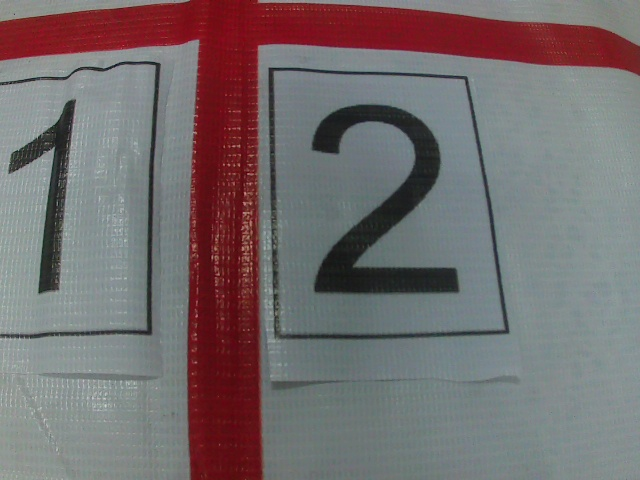
#> input picture raspberrypi_dev/img_detect/Test/image/captured_image_dir/img_2.jpg, 640 x 480 px
$ python pre_detected_deal.py
#> lines starting #> are read from the running program, lines starting #| are printed output that depends on the picture; after the words box and inside, x2 and y2 are one past the last pixel; in counts of white or black regions, pixels touching at a corner belong together
import cv2
import os.path as osp
import numpy as np

# 获取路径
script_dir = osp.dirname(__file__)
img_dir = osp.join(script_dir, 'image')
captured_img_dir = osp.join(img_dir, 'captured_image_dir')


# resize function
# function: 按照指定的宽度或者高度进行等比例缩放
def resize(img, width=None, height=None, inter=cv2.INTER_AREA):
    # 初始化缩放比例，并获取图像尺寸
    dim = None
    (h, w) = img.shape[:2]

    # 如果宽度和高度均为0，则返回原图像
    if width is None and height is None:
        return img

    # 计算宽高比
    if width is None:
        r = height / float(h)
        dim = (int(w*r), height)
    else:
        r = width / float(w)
        dim = (width, int(h*r))

    # 缩放图像
    resized = cv2.resize(img, dim, interpolation=inter)

    # 返回缩放后的图像
    return resized

# [51 lines left out: functions order_points, four_point_transform, not called in this run]


def cv_show(img):
    cv2.imshow('image', img)
    cv2.waitKey(0)
    cv2.destroyAllWindows()
#############################################################
# 思路：    step 1 读取图像并转换为灰度图像
#           step 2 高斯滤波
#           step 3 开运算
#           step 4 应用二值化
#           step 5 边缘检测
#           step 6 轮廓检测
#           step 7 仿射变换
#           step 8 OCR识别
#############################################################


# 读取输入数据
img = cv2.imread(osp.join(captured_img_dir, 'img_2.jpg'))
#> img is the input picture: shape (480, 640, 3); mean B, G, R 110, 108.5, 117

# 图像resize
ratio = img.shape[0] / 500.0
#> ratio = 0.96
orig_img = img.copy()

#! 图像预处理

# 图像缩放
img = resize(orig_img, height=500)

# 图像转换成灰度图
gray_img = cv2.cvtColor(img, cv2.COLOR_BGR2GRAY)
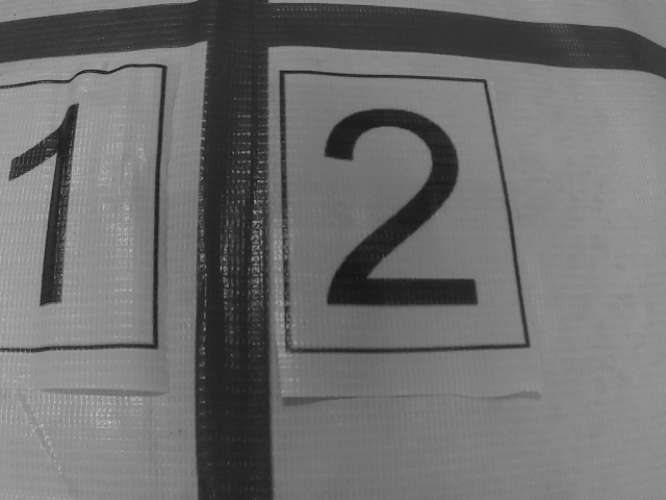
#> gray_img: shape (500, 666); min 22, max 199, mean 111.1

# 高斯滤波
blur_img = cv2.GaussianBlur(gray_img, (5,5), 0)

# 边缘检测
edged_img = cv2.Canny(blur_img, 75, 200)  # 边缘低阈值75和高阈值200
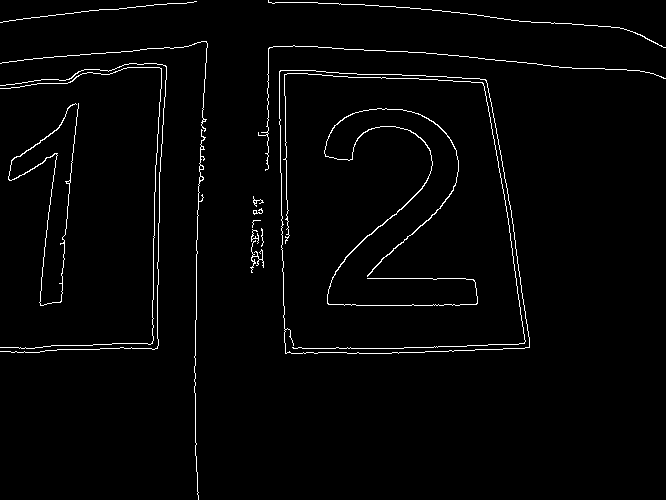
#> edged_img: shape (500, 666); 2.1% white in thin lines or dots

# 展示边缘检测结果
cv_show(edged_img)

# 轮廓检测
contours, _ = cv2.findContours(edged_img, cv2.RETR_EXTERNAL, cv2.CHAIN_APPROX_SIMPLE)
#> contours = 15 contours, 12 with area under 20; largest, box (x1, y1, x2, y2) and area: (279, 70, 530, 354) 63154, (8, 103, 79, 306) 87, (194, 129, 206, 500) 56
sorted_contours = sorted(contours, key=cv2.contourArea, reverse=True)[:5]
#> sorted_contours = 5 contours, 2 with area under 20; largest, box (x1, y1, x2, y2) and area: (279, 70, 530, 354) 63154, (8, 103, 79, 306) 87, (194, 129, 206, 500) 56

for c in sorted_contours:
    screenCnt = []
    # 计算轮廓周长
    peri = cv2.arcLength(c, True)
    # 近似轮廓  0.02*peri为近似精度
    approx = cv2.approxPolyDP(c, 0.02*peri, True)

    # 如果近似轮廓有四个顶点，则认为找到了数字边缘
    if len(approx) == 4:

        screenCnt.append(approx)
#> this loop made 5 passes
#> peri on passes 2, 4, 5: 1155.5, 191.6, 41.21
#> (peri, approx) on passes 1, 3: (1042.2, [[280, 70], [285, 353], [529, 347], [486, 80]]), (828.1, [[201, 129], [198, 499]])

# 在尝试展示轮廓之前检查screenCnt是否已定义
if not screenCnt:
    # 展示轮廓检测结果
    cv2.drawContours(blur_img, screenCnt, -1, (255, 255, 0), 2)
    cv_show(blur_img)
    if len(screenCnt) == 2:
        print("坐标位置1", screenCnt[0])
        print("坐标位置2", screenCnt[1])
else:
    print("没有找到满足条件的轮廓")


# 透视变换
#> (the run stopped early here; a loop or call above may not have finished)

$ run again, with raspberrypi_dev/img_detect/Test/image/captured_image_dir/img_0.jpg copied over raspberrypi_dev/img_detect/Test/image/captured_image_dir/img_2.jpg
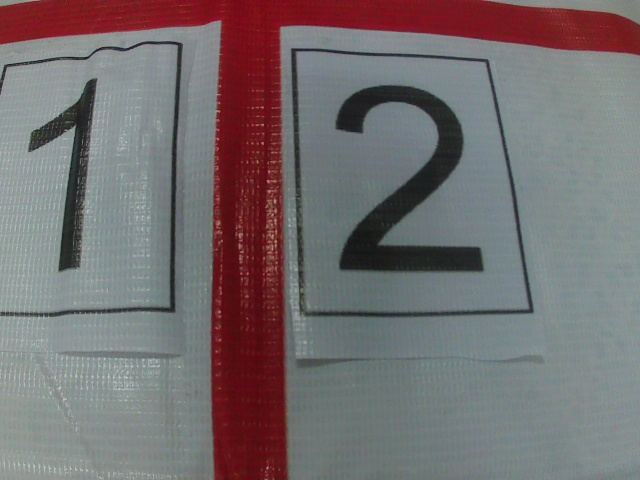
#> input picture raspberrypi_dev/img_detect/Test/image/captured_image_dir/img_0.jpg, 640 x 480 px
#> img is the input picture: shape (480, 640, 3); mean B, G, R 111.6, 110.1, 117.1
#> `gray_img = cv2.cvtColor(img, cv2.COLOR_BGR2GRAY)`:
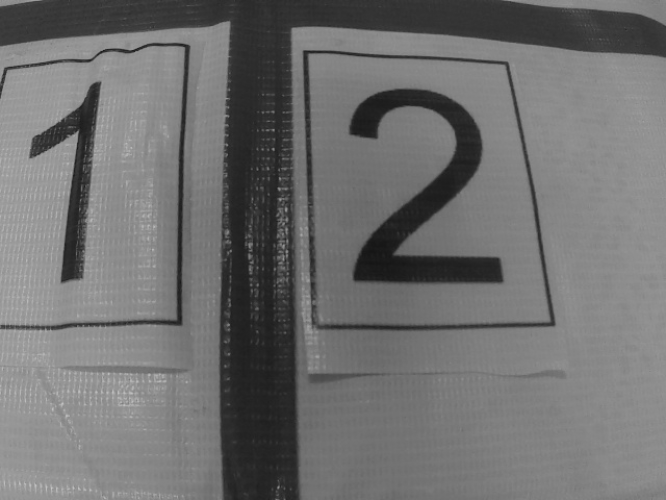
#> gray_img: shape (500, 666); min 21, max 198, mean 112.3
#> `edged_img = cv2.Canny(blur_img, 75, 200)`:
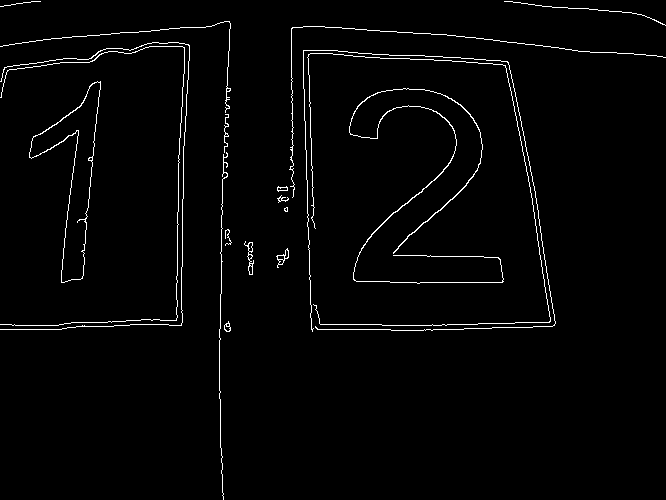
#> edged_img: shape (500, 666); 2% white in thin lines or dots
#> contours = 19 contours, 13 with area under 20; largest, box (x1, y1, x2, y2) and area: (29, 81, 101, 283) 4671, (349, 88, 504, 284) 240, (244, 241, 254, 275) 94, (276, 248, 289, 268) 84, (224, 321, 231, 332) 41, (277, 186, 288, 192) 33
#> sorted_contours = 5 contours; box (x1, y1, x2, y2) and area: (29, 81, 101, 283) 4671, (349, 88, 504, 284) 240, (244, 241, 254, 275) 94, (276, 248, 289, 268) 84, (224, 321, 231, 332) 41
#> the loop `for c in sorted_contours:` made 5 passes
#> peri on passes 1 to 5: 573.5, 1941.7, 109.8, 59.46, 27.31

$ run again, with raspberrypi_dev/img_detect/Test/image/captured_image_dir/img_3.jpg copied over raspberrypi_dev/img_detect/Test/image/captured_image_dir/img_2.jpg
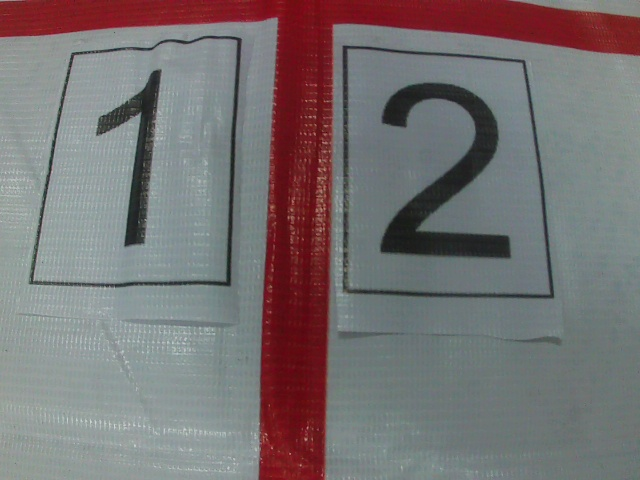
#> input picture raspberrypi_dev/img_detect/Test/image/captured_image_dir/img_3.jpg, 640 x 480 px
#> img is the input picture: shape (480, 640, 3); mean B, G, R 115, 113.9, 119.6
#> `gray_img = cv2.cvtColor(img, cv2.COLOR_BGR2GRAY)`:
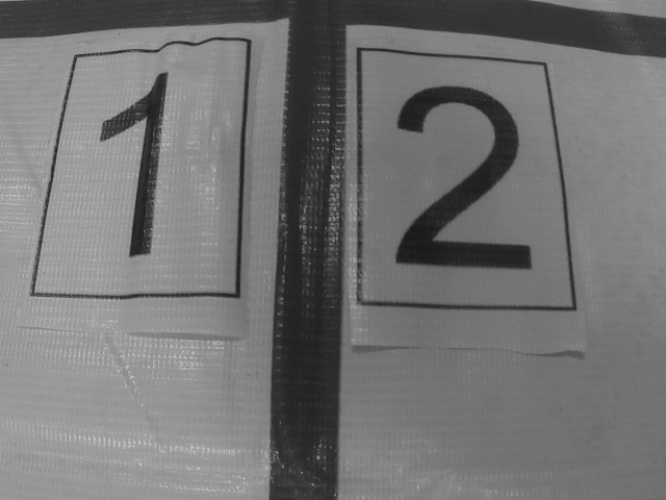
#> gray_img: shape (500, 666); min 24, max 205, mean 115.6
#> `edged_img = cv2.Canny(blur_img, 75, 200)`:
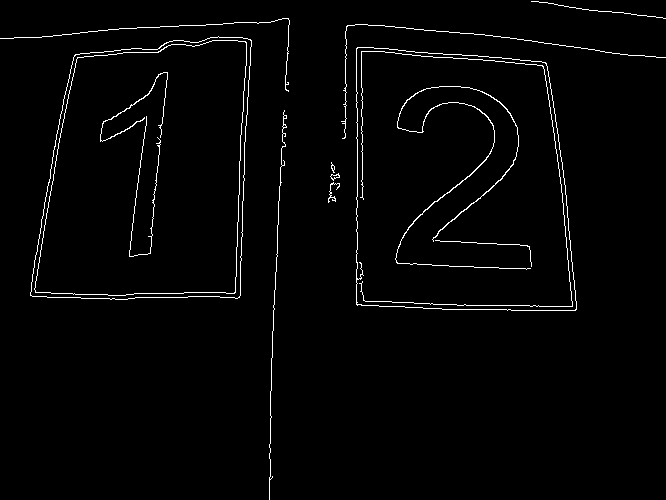
#> edged_img: shape (500, 666); 2% white in thin lines or dots
#> contours = 9 contours, 5 with area under 20; largest, box (x1, y1, x2, y2) and area: (356, 47, 577, 311) 52384, (30, 36, 252, 300) 48804, (330, 173, 340, 181) 29, (269, 110, 287, 500) 24
#> sorted_contours = 5 contours, 1 with area under 20; largest, box (x1, y1, x2, y2) and area: (356, 47, 577, 311) 52384, (30, 36, 252, 300) 48804, (330, 173, 340, 181) 29, (269, 110, 287, 500) 24
#> the loop `for c in sorted_contours:` made 5 passes
#> (peri, approx) on passes 1, 2, 4: (946, [[357, 47], [356, 304], [575, 310], [546, 63]]), (925.7, [[250, 39], [74, 55], [30, 295], [239, 297]]), (855, [[284, 110], [269, 499]])
